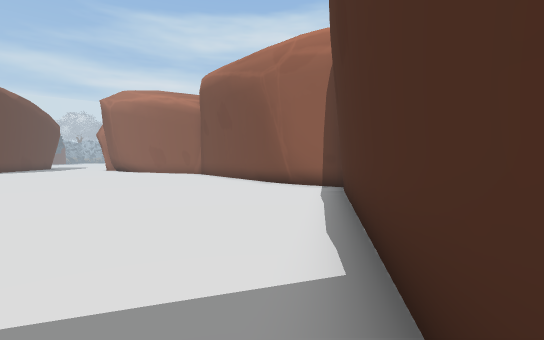
[1] (above)

18 first-person views from a walk through a scene from a Unity 3-D project. The camera is 1.5 m above the floor, tilts 2° down and sees 85° across. The floor is counted in squares, 1.8 m on a side. Each view is taken from the middle of a square. On the plan, view 1 faces up. The plan holds only what a view shows up to about 11 squares ahead; the rest is blank. The place goes on beyond the plan. The player is left out. Some animated figures are left out. Some surface patterns are stand-ins.

[2]
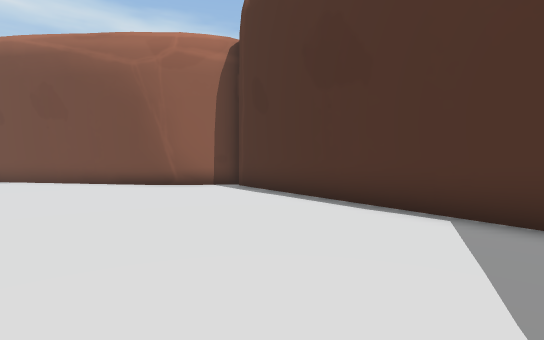

[3]
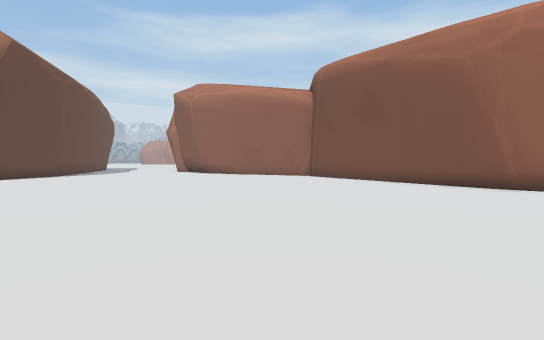

[4]
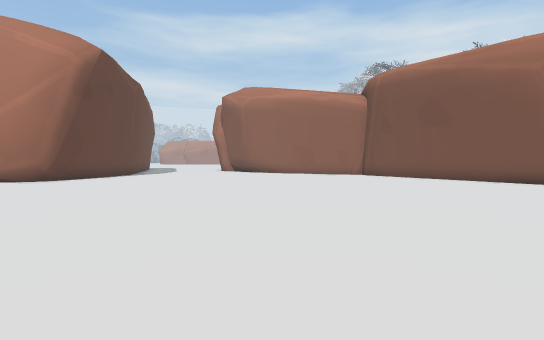

[5]
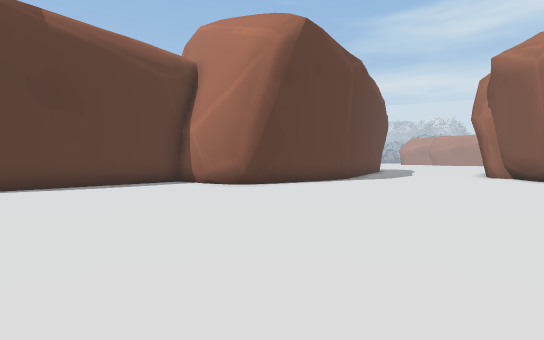

[6]
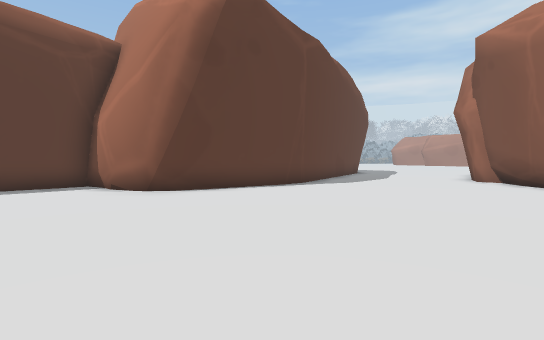

[7]
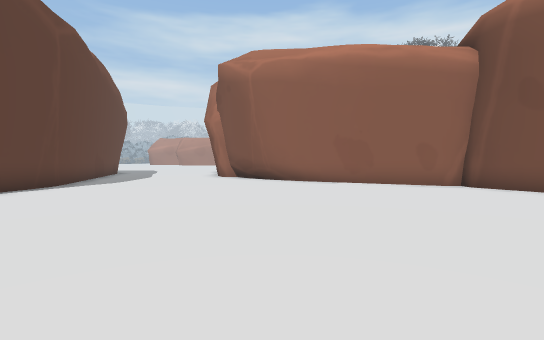

[8]
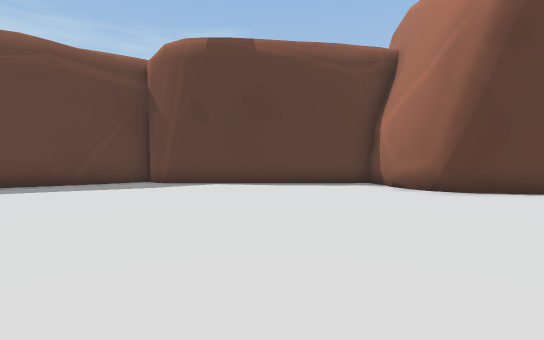

[9]
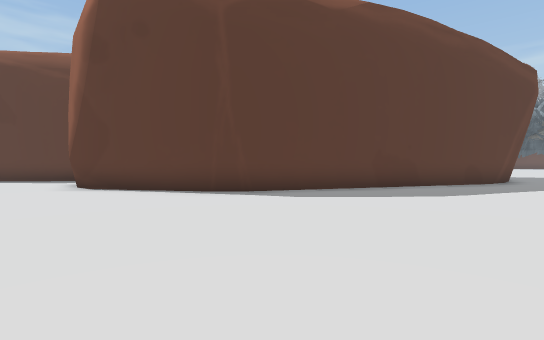

[10]
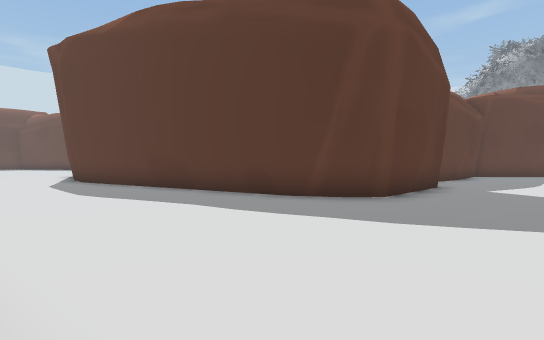

[11]
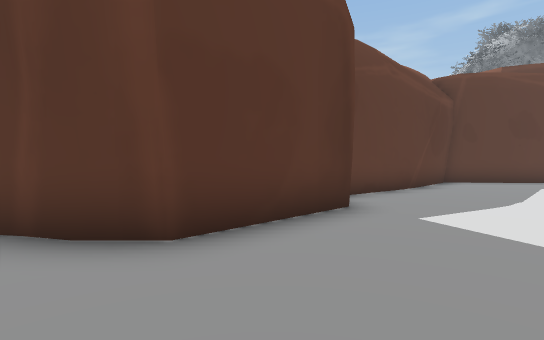

[12]
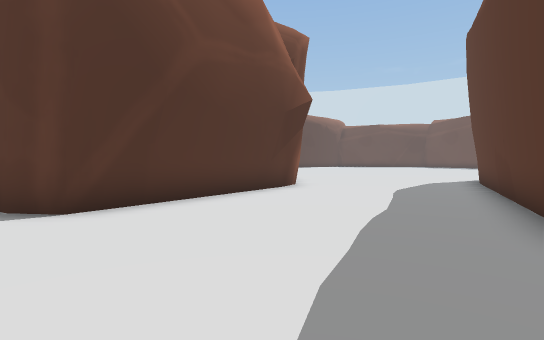

[13]
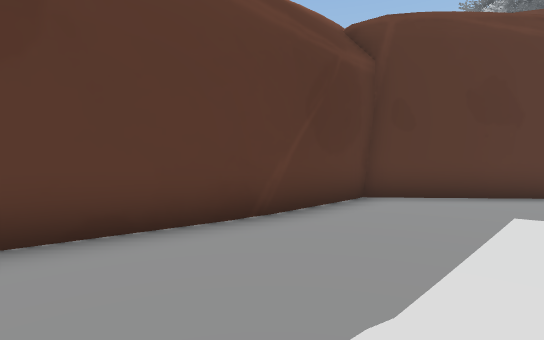

[14]
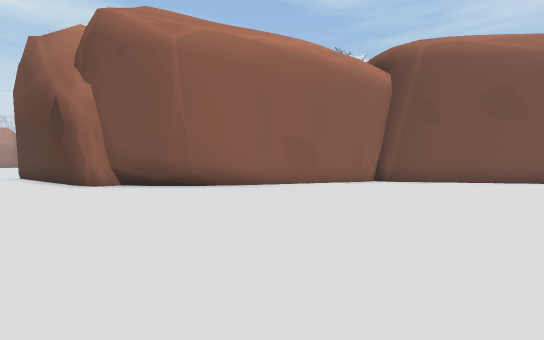

[15]
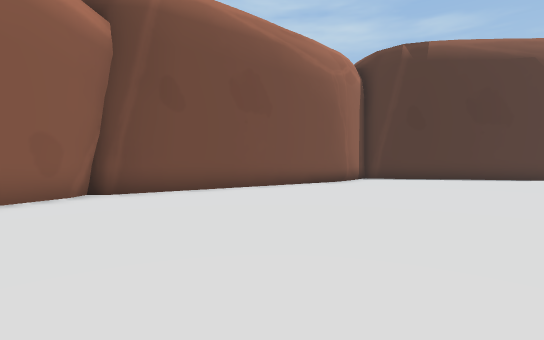

[16]
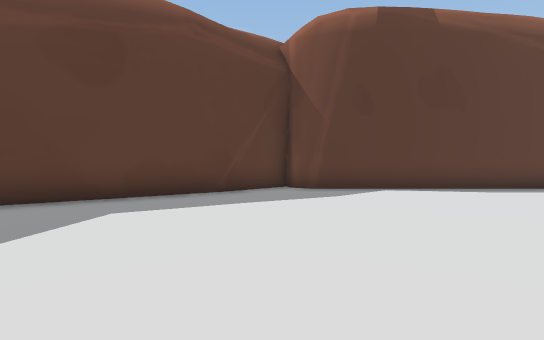

[17]
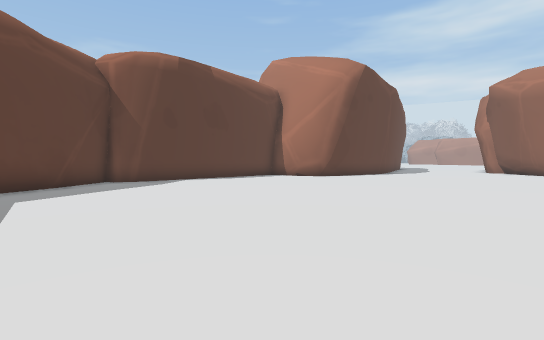

[18]
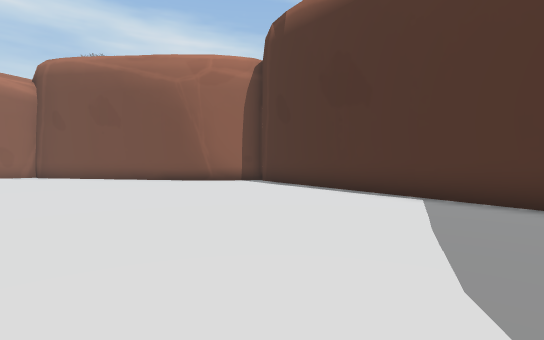

### Floor plan
Points are (right, up) in squares from view 1. A wall is a line through its corners. A room is listed if a view was taken in it or the views show most of it. See-through windows are left out.
Room 1 (views 1, 2, 3, 4, 5, 6, 7, 8, 9, 10, 11, 12, 13, 14, 15, 16, 17, 18)
walls: (-17.2, 13.6) (-17.3, 13); (-17.4, 12.6) (-17.7, 12.1); (-16.6, 16.7) (-17.3, 12.4) (-18.6, 11.6) (-20.4, 11.6); (-16.7, 17.2) (-16.7, 16.2); (-18.3, 11.7) (-20, 11.4); (-16.8, 17.7) (-16.6, 16.6); (-9.3, 19.6) (-9.8, 20); (-9.9, 20.1) (-11.2, 21); (-10.9, 20.6) (-12.1, 22.2); (-19.8, 11.6) (-20.4, 11.4) (-20.4, 4.2) (-20.8, 3.6); (-11.8, 22.2) (-12.5, 22.1) (-12.9, 23); (-11.8, 22.2) (-12.5, 22.2); (-12.6, 22.5) (-12.9, 23.3); (-12.9, 23.1) (-13.7, 29) (-12.8, 29.7); (0.7, 9.8) (0.2, 10.4) (-4, 16.8) (-4, 17.2) (-4.4, 17.3) (-10.2, 20.1) (-11.1, 21); (-21.1, 3.5) (-19.4, 1.6); (-19.9, 2.2) (-18, -0.6); (1.4, 9.2) (0.1, 10.4); (-19.1, 25.7) (-16.7, 17.4); (1.8, 7.6) (2, 8.2); (-13.7, 27.9) (-13.7, 29); (2.4, 8.8) (0.7, 9.9); (-19.7, 26.7) (-19.1, 25.6); (0.4, 0.3) (2, 8.6); (-23.7, 27.3) (-20.3, 27.2) (-19.5, 26.5); (-28.8, 27) (-25.1, 26.3); (-33.5, 29.7) (-31.1, 26.9) (-27.4, 26.9)
low walls: (-11.2, 21) (-11.8, 22.2); (-11, 21) (-11.5, 21.9); (1.7, 9.2) (1.3, 9.5)

Where each view was taken, in squares from view 1:
view 1: 0 up, 0 right, facing up
view 2: 1 up, 4 left, facing up-right
view 3: 2 up, 6 left, facing up
view 4: 1 up, 9 left, facing up
view 5: 6 up, 10 left, facing up-left
view 6: 9 up, 10 left, facing up-left
view 7: 8 up, 10 left, facing up
view 8: 8 up, 10 left, facing left
view 9: 18 up, 9 left, facing left
view 10: 30 up, 14 left, facing down-left
view 11: 30 up, 19 left, facing down-left
view 12: 30 up, 19 left, facing down-right
view 13: 30 up, 25 left, facing down-left
view 14: 12 up, 15 left, facing up-right
view 15: 13 up, 11 left, facing right
view 16: 3 up, 12 left, facing left
view 17: 0 up, 9 left, facing up-left
view 18: 0 up, 6 left, facing up-right
